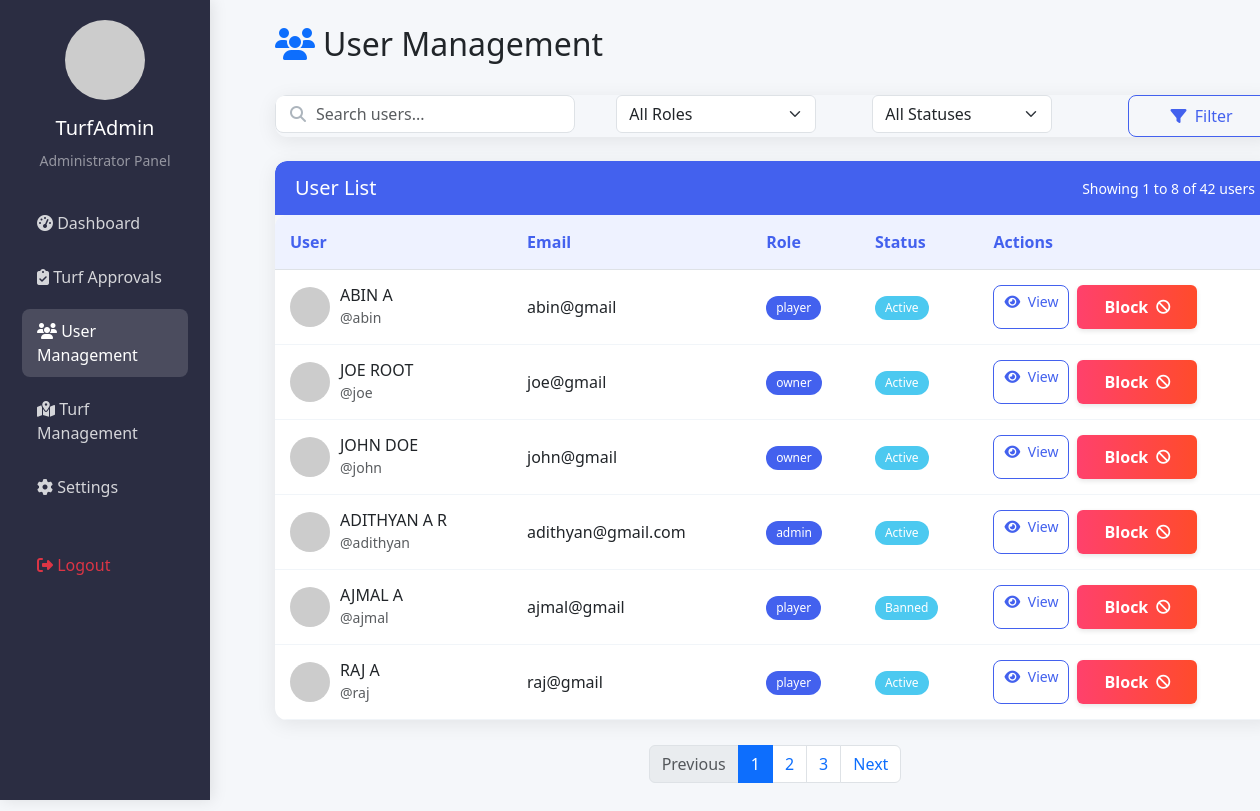
The page /admin_usermanagement/ (signed in) on the database as committed earlier.
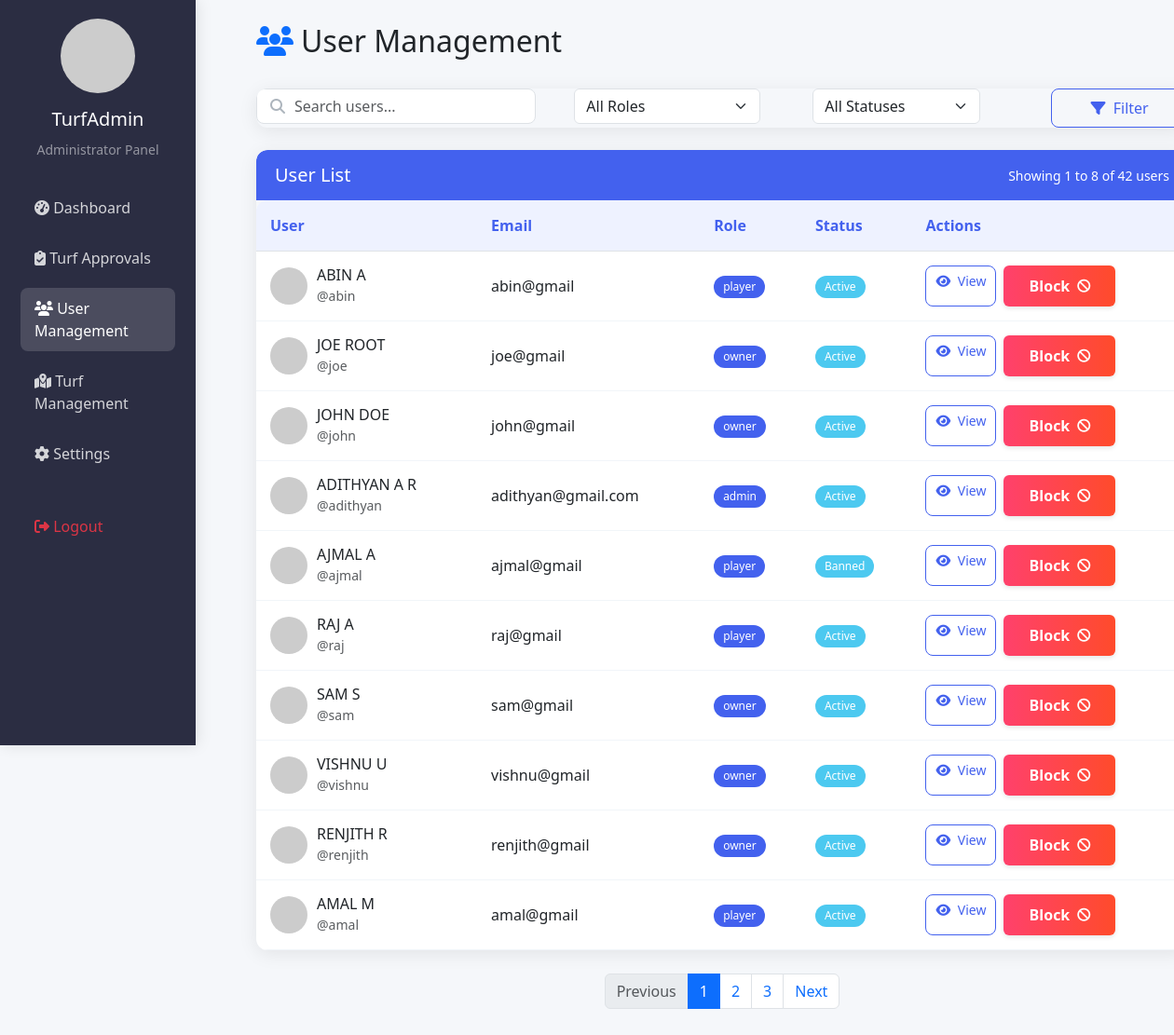
The same page on the database as committed later.
### Turfapp/models.py (models this page shows, shortened)
class CustomUser(AbstractBaseUser,PermissionsMixin):
    phone = models.CharField(max_length=10,unique=True)
    profile_pic = models.ImageField(upload_to='profile_images/', null=True, blank=True)
    first_name = models.CharField(max_length=15)
    last_name = models.CharField(max_length=15)
    role = models.CharField(max_length=10, choices=[('player', 'Player'), ('owner', 'Owner'), ('admin', 'admin')],default='player')
    email = models.EmailField(unique=True)
    is_active = models.BooleanField(default=True)
    is_staff = models.BooleanField(default=False)
    is_blocked = models.BooleanField(default=False)
    USERNAME_FIELD = "email"
    REQUIRED_FIELDS = ["phone", "first_name", "last_name"]
    objects = UserManager()

### Turfapp/views.py (the view)
# urls.py: path("admin_usermanagement/",views.admin_usermanagement,name='admin_usermanagement'),
@login_required
def admin_usermanagement(request):
    users = CustomUser.objects.all()
    return render(request,"admin_usermanagement.html",{'users':users})

### Turfapp/templates/admin_usermanagement.html (shortened to what this page needs)
<!DOCTYPE html>
<html lang="en">
<head>
    <link href="https://cdn.jsdelivr.net/npm/bootstrap@5.3.0/dist/css/bootstrap.min.css" rel="stylesheet">
    <link rel="stylesheet" href="https://cdnjs.cloudflare.com/ajax/libs/font-awesome/6.4.0/css/all.min.css">
</head>
<body>
    <div class="container-fluid">
        <div class="row">
            <div class="col-lg-2 col-md-3 sidebar">
                <div class="text-center mb-4">
                    <img src="https://via.placeholder.com/80x80" alt="Logo" class="rounded-circle mb-3">
                    <h5>TurfAdmin</h5>
                    <small class="text-white-50">Administrator Panel</small>
                </div>
                <ul class="nav flex-column">
                    <li class="nav-item">
                        <a class="nav-link" href="#">
                            <i class="fas fa-tachometer-alt"></i> Dashboard
                        </a>
                    </li>
                    <li class="nav-item">
                        <a class="nav-link" href="#">
                            <i class="fas fa-clipboard-check"></i> Turf Approvals
                        </a>
                    </li>
                    <li class="nav-item">
                        <a class="nav-link active" href="#">
                            <i class="fas fa-users"></i> User Management
                        </a>
                    </li>
                    <li class="nav-item">
                        <a class="nav-link" href="#">
                            <i class="fas fa-map-marked-alt"></i> Turf Management
                        </a>
                    </li>
                    <li class="nav-item">
                        <a class="nav-link" href="#">
                            <i class="fas fa-cog"></i> Settings
                        </a>
                    </li>
                    <li class="nav-item mt-4">
                        <a class="nav-link text-danger" href="#">
                            <i class="fas fa-sign-out-alt"></i> Logout
                        </a>
                    </li>
                </ul>
            </div>
            <div class="col-lg-10 col-md-9 main-content">
                <div class="d-flex justify-content-between align-items-center mb-4">
                    <h2><i class="fas fa-users text-primary me-2"></i>User Management</h2>
                </div>
                <div class="dashboard-card mb-4">
                    <div class="card-body">
                        <div class="row">
                            <div class="col-md-4">
                                <div class="search-box">
                                    <i class="fas fa-search"></i>
                                    <input type="text" class="form-control" placeholder="Search users...">
                                </div>
                            </div>
                            <div class="col-md-3">
                                <select class="form-select role-filter">
                                    <option value="">All Roles</option>
                                </select>
                            </div>
                            <div class="col-md-3">
                                <select class="form-select status-filter">
                                    <option value="">All Statuses</option>
                                </select>
                            </div>
                            <div class="col-md-2">
                                <button class="btn btn-outline-primary w-100">
                                    <i class="fas fa-filter me-1"></i> Filter
                                </button>
                            </div>
                        </div>
                    </div>
                </div>
                <div class="dashboard-card">
                    <div class="card-header d-flex justify-content-between align-items-center">
                        <h5 class="mb-0">User List</h5>
                        <small class="text-white">Showing 1 to 8 of 42 users</small>
                    </div>
                    <div class="card-body p-0">
                        <div class="table-responsive">
                            <table class="table table-hover mb-0">
                                <thead>
                                    <tr>
                                        <th>User</th>
                                        <th>Email</th>
                                        <th>Role</th>
                                        <th>Status</th>
                                        <th>Actions</th>
                                    </tr>
                                </thead>
                                <tbody>
                                    {% for user in users %}
                                    <tr>
                                        <td>
                                            <div class="d-flex align-items-center">
                                                <img src="https://randomuser.me/api/portraits/men/32.jpg"
                                                    class="user-avatar" alt="User">
                                                <div>
                                                    <h6 class="mb-0">{{user.first_name|upper}} {{user.last_name|upper}}</h6>
                                                    <small
                                                        class="text-muted">@{{user.first_name}}</small>
                                                </div>
                                            </div>
                                        </td>
                                        <td>{{user.email}}</td>
                                        <td><span class="badge badge-admin">{{user.role}}</span></td>
                                        <td><span class="badge badge-active">{{ user.is_active|yesno:"Active,Banned"}}</span></td>
                                        <td>
                                            <div class="action-buttons">
                                                <a href="{% url 'user_details' user.id %}" class="btn btn-sm btn-outline-primary"
                                                    >
                                                    <i class="fas fa-eye me-1"></i> View
                                                </a>
                                                {% if not user.is_blocked %}
                                                <form method="post" action="{% url 'block_user' user.id %}"
                                                style="display: inline;">
                                                <button type="submit" class="action-btn approve-btn"
                                                    title="Confirm">Block
                                                    <i class="fas fa-ban"></i>
                                                </button>
                                            </form>
                                            {% endif %}
                                            </div>
                                        </td>
                                    </tr>
                                    {% endfor %}
                                </tbody>
                            </table>
                        </div>
                    </div>
                </div>
                <nav aria-label="Page navigation" class="mt-4">
                    <ul class="pagination justify-content-center">
                        <li class="page-item disabled">
                            <a class="page-link" href="#" tabindex="-1" aria-disabled="true">Previous</a>
                        </li>
                        <li class="page-item active"><a class="page-link" href="#">1</a></li>
                        <li class="page-item"><a class="page-link" href="#">2</a></li>
                        <li class="page-item"><a class="page-link" href="#">3</a></li>
                        <li class="page-item">
                            <a class="page-link" href="#">Next</a>
                        </li>
                    </ul>
                </nav>
            </div>
        </div>
    </div>
</body>
</html>

### Turfapp/templates/admin_usermanagement.html (style rules this page uses)
:root { --primary: #4361ee; --primary-light: #eef2ff; --secondary: #3f37c9; --success: #4cc9f0; --warning: #f8961e; --danger: #ef233c; --dark: #2b2d42; --light: #f8f9fa; }
body { background-color: #f5f7fa; font-family: 'Segoe UI', Tahoma, Geneva, Verdana, sans-serif; }
.sidebar { background-color: var(--dark); color: white; height: 100vh; position: fixed; padding-top: 20px; box-shadow: 2px 0 15px rgba(0, 0, 0, 0.1); }
.main-content { margin-left: 250px; padding: 25px; transition: all 0.3s ease; }
.dashboard-card { border-radius: 12px; box-shadow: 0 4px 20px rgba(0, 0, 0, 0.08); border: none; margin-bottom: 25px; overflow: hidden; }
.card-header { background-color: var(--primary); color: white; border-radius: 12px 12px 0 0 !important; padding: 15px 20px; border-bottom: none; }
.nav-link { color: rgba(255, 255, 255, 0.8); border-radius: 8px; margin: 5px 10px; padding: 10px 15px; transition: all 0.2s ease; }
.nav-link:hover, .nav-link.active { background-color: rgba(255, 255, 255, 0.15); color: white; }
.badge { padding: 6px 10px; font-weight: 500; border-radius: 20px; font-size: 0.75rem; }
.badge-active { background-color: var(--success); color: white; }
.badge-admin { background-color: var(--primary); color: white; }
.user-avatar { width: 40px; height: 40px; border-radius: 50%; object-fit: cover; margin-right: 10px; }
.table-responsive { border-radius: 12px; overflow: hidden; }
.table { margin-bottom: 0; }
.table thead th { background-color: var(--primary-light); color: var(--primary); border-top: none; padding: 15px; font-weight: 600; }
.table tbody tr { transition: all 0.3s ease; }
.table td { padding: 15px; vertical-align: middle; border-color: #f1f5f9; }
.btn { border-radius: 8px; padding: 8px 16px; font-weight: 500; transition: all 0.3s ease; }
.btn-sm { padding: 5px 10px; font-size: 0.875rem; }
.btn-outline-primary { color: var(--primary); border-color: var(--primary); }
.search-box { position: relative; width: 300px; }
.search-box i { position: absolute; left: 15px; top: 50%; transform: translateY(-50%); color: #adb5bd; }
.search-box input { padding-left: 40px; border-radius: 8px; }
.role-filter { width: 200px; }
.status-filter { width: 180px; }
.action-buttons { display: flex; gap: 8px; flex-wrap: wrap; }
.action-btn { border: none; padding: 10px 20px; border-radius: 6px; font-weight: 600; cursor: pointer; transition: all 0.3s ease; display: inline-flex; align-items: center; justify-content: center; min-width: 120px; box-shadow: 0 2px 5px rgba(0,0,0,0.1); }
.approve-btn { background: linear-gradient(to right, #ff416c, #ff4b2b); color: white; }
.action-btn i { margin-left: 8px; font-size: 14px; }

Rows that differ between the two databases and show on the page:
added CustomUser: first_name "SAM", last_name "S", first_name "sam", email "sam@gmail", role "owner", is_active "Active", is_blocked "Block"
added CustomUser: first_name "VISHNU", last_name "U", first_name "vishnu", email "vishnu@gmail", role "owner", is_active "Active", is_blocked "Block"
added CustomUser: first_name "RENJITH", last_name "R", first_name "renjith", email "renjith@gmail", role "owner", is_active "Active", is_blocked "Block"
added CustomUser: first_name "AMAL", last_name "M", first_name "amal", email "amal@gmail", role "player", is_active "Active", is_blocked "Block"
